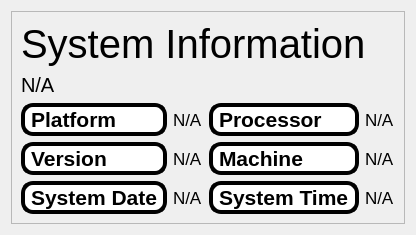
            <widget class="QWidget" name="systeminfo">
             <layout class="QVBoxLayout" name="verticalLayout_4">
              <item>
               <widget class="QFrame" name="system_info_frame">
                <property name="styleSheet">
                 <string notr="true">
border-width: 0px;

    
</string>
                </property>
                <property name="frameShape">
                 <enum>QFrame::StyledPanel</enum>
                </property>
                <property name="frameShadow">
                 <enum>QFrame::Raised</enum>
                </property>
                <layout class="QGridLayout" name="gridLayout_7">
                 <item row="4" column="2">
                  <widget class="QLabel" name="label_42">
                   <property name="font">
                    <font>
                     <pointsize>16</pointsize>
                     <weight>75</weight>
                     <italic>false</italic>
                     <bold>true</bold>
                    </font>
                   </property>
                   <property name="styleSheet">
                    <string notr="true">background-color: rgb(255, 255, 255);
border-style: outset;
border-width: 4px;
border-radius: 12px;
border-color: rgb(0,0,0);
    
</string>
                   </property>
                   <property name="text">
                    <string>System Time</string>
                   </property>
                  </widget>
                 </item>
                 <item row="3" column="1">
                  <widget class="QLabel" name="version">
                   <property name="font">
                    <font>
                     <pointsize>13</pointsize>
                    </font>
                   </property>
                   <property name="text">
                    <string>N/A</string>
                   </property>
                  </widget>
                 </item>
                 <item row="1" column="0" alignment="Qt::AlignTop">
                  <widget class="QLabel" name="system">
                   <property name="font">
                    <font>
                     <pointsize>15</pointsize>
                    </font>
                   </property>
                   <property name="styleSheet">
                    <string notr="true">
border-width: 0px;

    
</string>
                   </property>
                   <property name="text">
                    <string>N/A</string>
                   </property>
                  </widget>
                 </item>
                 <item row="3" column="2">
                  <widget class="QLabel" name="label_41">
                   <property name="font">
                    <font>
                     <pointsize>16</pointsize>
                     <weight>75</weight>
                     <italic>false</italic>
                     <bold>true</bold>
                    </font>
                   </property>
                   <property name="styleSheet">
                    <string notr="true">background-color: rgb(255, 255, 255);
border-style: outset;
border-width: 4px;
border-radius: 12px;
border-color: rgb(0,0,0);
    
</string>
                   </property>
                   <property name="text">
                    <string>Machine</string>
                   </property>
                  </widget>
                 </item>
                 <item row="2" column="1">
                  <widget class="QLabel" name="Platform">
                   <property name="font">
                    <font>
                     <pointsize>13</pointsize>
                    </font>
                   </property>
                   <property name="text">
                    <string>N/A</string>
                   </property>
                  </widget>
                 </item>
                 <item row="2" column="0">
                  <widget class="QLabel" name="label_33">
                   <property name="font">
                    <font>
                     <pointsize>16</pointsize>
                     <weight>75</weight>
                     <italic>false</italic>
                     <bold>true</bold>
                    </font>
                   </property>
                   <property name="styleSheet">
                    <string notr="true">background-color: rgb(255, 255, 255);
border-style: outset;
border-width: 4px;
border-radius: 12px;
border-color: rgb(0,0,0);
    
</string>
                   </property>
                   <property name="text">
                    <string>Platform</string>
                   </property>
                  </widget>
                 </item>
                 <item row="0" column="0" colspan="4">
                  <widget class="QLabel" name="label_30">
                   <property name="font">
                    <font>
                     <pointsize>30</pointsize>
                    </font>
                   </property>
                   <property name="styleSheet">
                    <string notr="true">
border-width: 0px;

    
</string>
                   </property>
                   <property name="text">
                    <string>System Information</string>
                   </property>
                  </widget>
                 </item>
                 <item row="3" column="3">
                  <widget class="QLabel" name="machine11">
                   <property name="font">
                    <font>
                     <pointsize>13</pointsize>
                    </font>
                   </property>
                   <property name="text">
                    <string>N/A</string>
                   </property>
                  </widget>
                 </item>
                 <item row="2" column="2">
                  <widget class="QLabel" name="label_37">
                   <property name="font">
                    <font>
                     <pointsize>16</pointsize>
                     <weight>75</weight>
                     <italic>false</italic>
                     <bold>true</bold>
                    </font>
                   </property>
                   <property name="styleSheet">
                    <string notr="true">background-color: rgb(255, 255, 255);
border-style: outset;
border-width: 4px;
border-radius: 12px;
border-color: rgb(0,0,0);
    
</string>
                   </property>
                   <property name="text">
                    <string>Processor</string>
                   </property>
                  </widget>
                 </item>
                 <item row="2" column="3">
                  <widget class="QLabel" name="Processor">
                   <property name="font">
                    <font>
                     <pointsize>13</pointsize>
                    </font>
                   </property>
                   <property name="text">
                    <string>N/A</string>
                   </property>
                  </widget>
                 </item>
                 <item row="4" column="0">
                  <widget class="QLabel" name="label_35">
                   <property name="font">
                    <font>
                     <pointsize>16</pointsize>
                     <weight>75</weight>
                     <italic>false</italic>
                     <bold>true</bold>
                    </font>
                   </property>
                   <property name="styleSheet">
                    <string notr="true">background-color: rgb(255, 255, 255);
border-style: outset;
border-width: 4px;
border-radius: 12px;
border-color: rgb(0,0,0);
    
</string>
                   </property>
                   <property name="text">
                    <string>System Date</string>
                   </property>
                  </widget>
                 </item>
                 <item row="4" column="1">
                  <widget class="QLabel" name="sysdate">
                   <property name="font">
                    <font>
                     <pointsize>13</pointsize>
                    </font>
                   </property>
                   <property name="text">
                    <string>N/A</string>
                   </property>
                  </widget>
                 </item>
                 <item row="4" column="3">
                  <widget class="QLabel" name="systime">
                   <property name="font">
                    <font>
                     <pointsize>13</pointsize>
                    </font>
                   </property>
                   <property name="text">
                    <string>N/A</string>
                   </property>
                  </widget>
                 </item>
                 <item row="3" column="0">
                  <widget class="QLabel" name="label_34">
                   <property name="font">
                    <font>
                     <pointsize>16</pointsize>
                     <weight>75</weight>
                     <italic>false</italic>
                     <bold>true</bold>
                    </font>
                   </property>
                   <property name="styleSheet">
                    <string notr="true">background-color: rgb(255, 255, 255);
border-style: outset;
border-width: 4px;
border-radius: 12px;
border-color: rgb(0,0,0);
    
</string>
                   </property>
                   <property name="text">
                    <string>Version</string>
                   </property>
                  </widget>
                 </item>
                </layout>
               </widget>
              </item>
             </layout>
            </widget>
